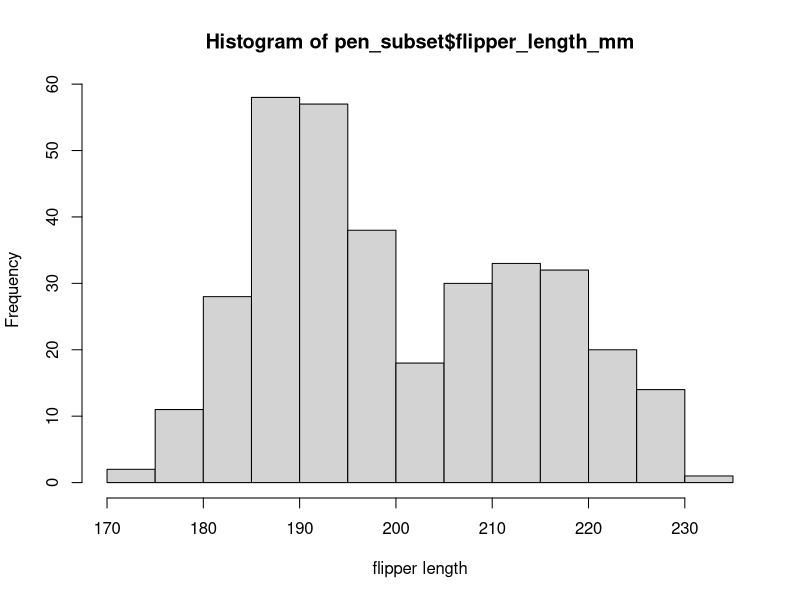
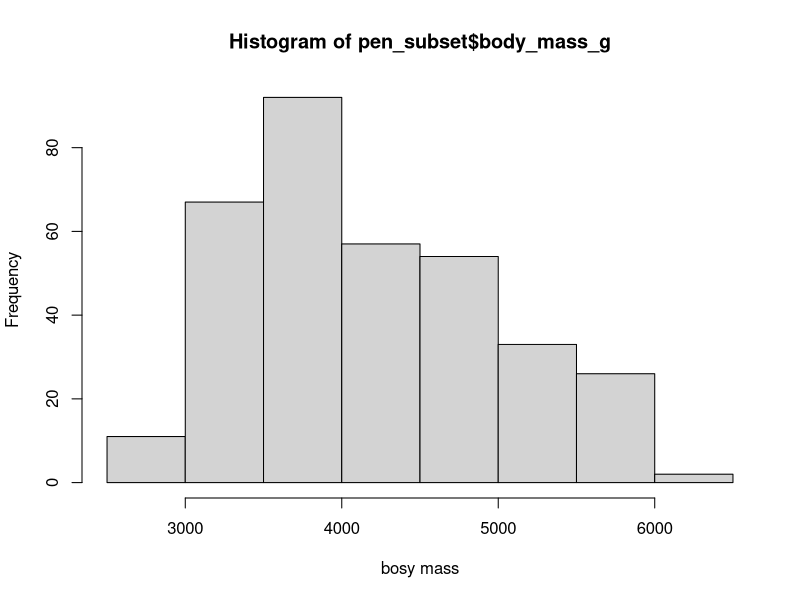
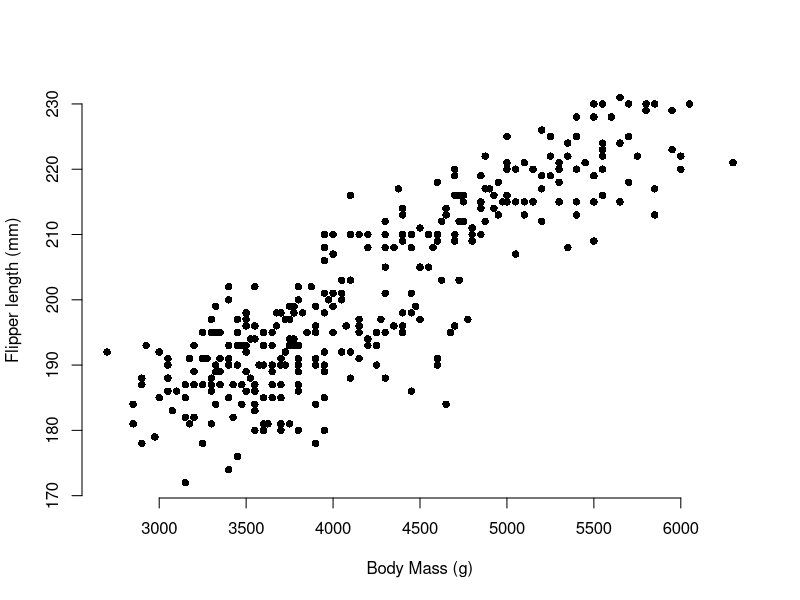
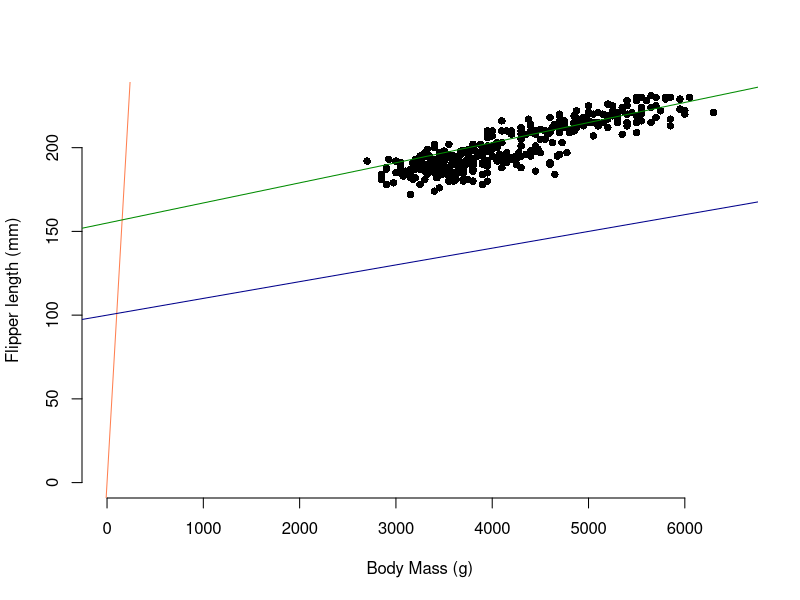
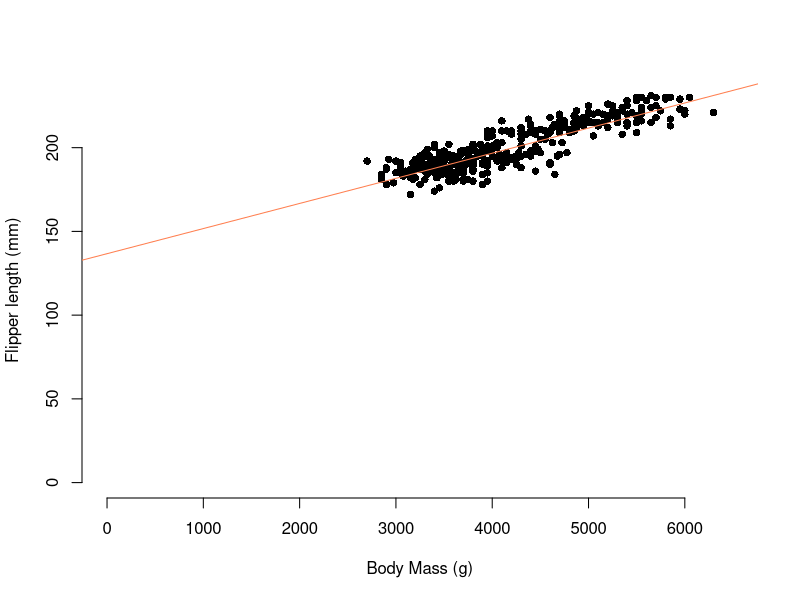
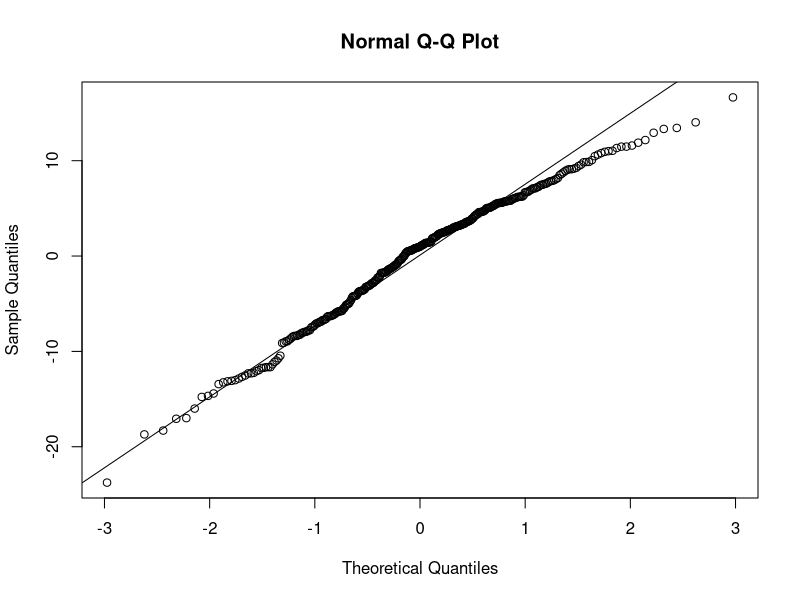
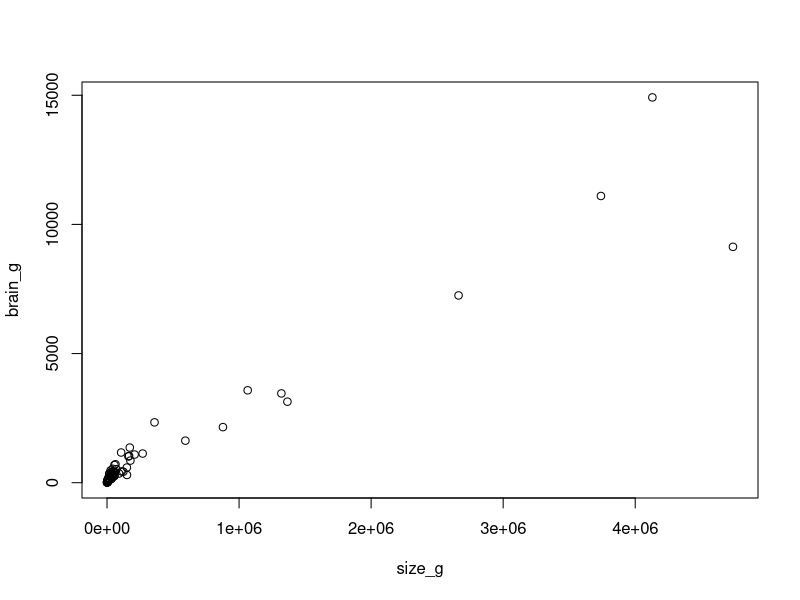
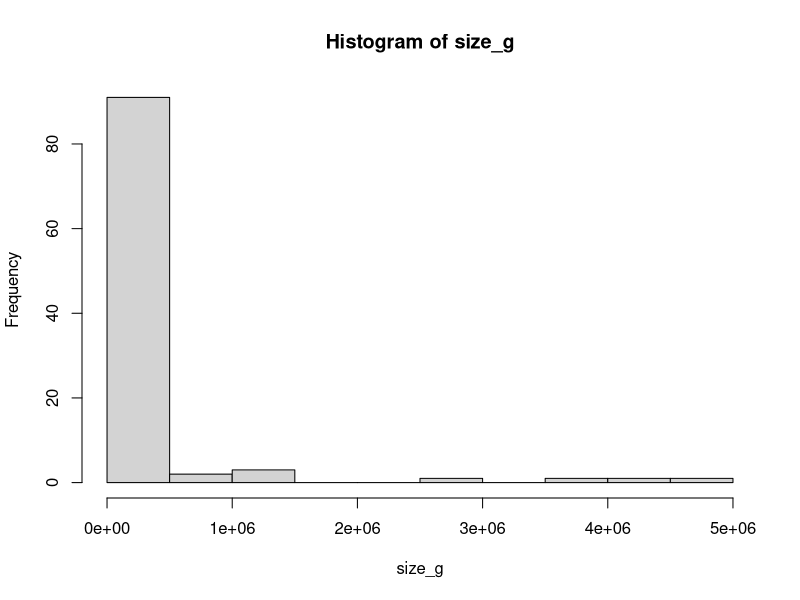

Write R code to recreate these figures, in order.
## ---- chunk 1

pen_data <- read.csv("penguin_1_10_2023.csv")

## ---- chunk 2

#Subset the data
pen_subset <- data.frame(species = pen_data$species, 
                         flipper_length_mm = pen_data$flipper_length_mm,
                         body_mass_g = pen_data$body_mass_g,
                         sex = pen_data$sex)

#remove rows with NAs in them
#Notice I overwrote pen_subset after removing the na, this is fine but be 
#careful and avoid overwriting the original data you imported.

pen_subset <- na.omit(pen_subset)

## ---- chunk 3

hist(pen_subset$flipper_length_mm,
     xlab = "flipper length")

hist(pen_subset$body_mass_g,
     xlab = "bosy mass")

## ---- chunk 4

plot(pen_subset$flipper_length_mm ~ pen_subset$body_mass_g,
     pch = 16,
     xlab = "Body Mass (g)",
     ylab = "Flipper length (mm)",
     bty = "n")


## ---- chunk 5

cor_test <- cor(pen_subset$body_mass_g,
                pen_subset$flipper_length_mm)
cor_test

## ---- chunk 6

cor_test^2

## ---- chunk 7

plot(pen_subset$flipper_length_mm ~ pen_subset$body_mass_g,
     pch = 16,
     xlab = "Body Mass (g)",
     ylab = "Flipper length (mm)",
     bty = "n",
     ylim = c(0, 230),
     xlim = c(0, 6500))

#line with intercept of 0 and a slope of 1
#abline()
abline (0,1, 
        col = "coral")
#This line seems way too step so lets try a smaller slope and a higher intercept


#line with intercept of 100 and a slope of 10
abline (100,0.01, 
        col = "blue4")
#The slope seems about right but we still need a higher intercept

#line with intercept of 100 and a slope of 10
abline (155,0.012, 
        col = "green4")
#The slope seems about right

## ---- chunk 8
mod1 <- lm(pen_subset$flipper_length_mm ~ pen_subset$body_mass_g)

summary(mod1)
## ---- chunk 9

plot(pen_subset$flipper_length_mm ~ pen_subset$body_mass_g,
     pch = 16,
     xlab = "Body Mass (g)",
     ylab = "Flipper length (mm)",
     bty = "n",
     ylim = c(0, 230),
     xlim = c(0, 6500))

#line with intercept of 136.7 and a slope of 0.015
#abline()
abline (136.7, 0.015, 
        col = "coral")


## ---- chunk 10

qqnorm(mod1$residuals)
qqline(mod1$residuals)

## ---- chunk 11

#generate some random body sizes
size_g <- rlnorm(100, 10, 2)

#generate some brain sizes based on a simple scaling model
brain_g <- 0.1*rlnorm(100,0.01,0.4)*size_g^0.75 + rnorm(100,1,1)

## ---- chunk 12

plot(brain_g ~ size_g)

hist(size_g)
hist(brain_g)


## ---- chunk 13

non_log_mod <- lm(brain_g ~ size_g)

qqnorm(non_log_mod$residuals)
qqline(non_log_mod$residuals)

## ---- chunk 14

hist(non_log_mod$residuals)

## ---- chunk 15

hist(log10(size_g))
hist(log10(brain_g))

plot(log10(brain_g) ~ log10(size_g),
     pch = 16,
     xlab = "log10 of body size (g)",
     ylab = "log10 of brain size (g)")

## ---- chunk 16

logged_mod_1 <- lm(log10(brain_g) ~ log10(size_g))
summary(logged_mod_1)

## ---- chunk 17

hist(logged_mod_1$residuals)

qqnorm(logged_mod_1$residuals)
qqline(logged_mod_1$residuals)


## ---- chunk 18

plot(log10(brain_g) ~ log10(size_g),
     pch = 16,
     xlab = "Log10 of body size (g)",
     ylab = "Log10 of brain size (g)",
     col ="green4",
     bty = "n")


abline(-1.14, 0.77,
       col ="green4",
       lwd = 2)

